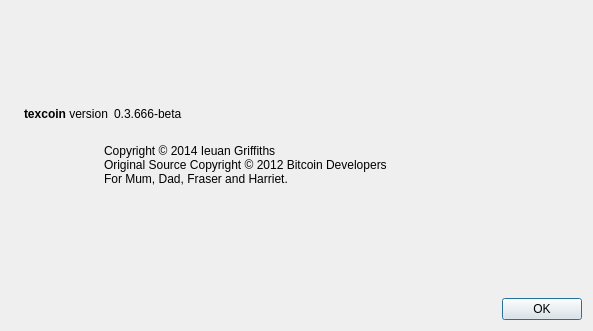
<?xml version="1.0" encoding="UTF-8"?>
<ui version="4.0">
 <class>AboutDialog</class>
 <widget class="QDialog" name="AboutDialog">
  <property name="geometry">
   <rect>
    <x>0</x>
    <y>0</y>
    <width>593</width>
    <height>331</height>
   </rect>
  </property>
  <property name="windowTitle">
   <string>About texcoin</string>
  </property>
  <layout class="QHBoxLayout" name="horizontalLayout_2">
   <item>
    <widget class="QLabel" name="label_4">
     <property name="sizePolicy">
      <sizepolicy hsizetype="Preferred" vsizetype="Ignored">
       <horstretch>0</horstretch>
       <verstretch>0</verstretch>
      </sizepolicy>
     </property>
     <property name="pixmap">
      <pixmap resource="../bitcoin.qrc">:/images/about</pixmap>
     </property>
    </widget>
   </item>
   <item>
    <layout class="QVBoxLayout" name="verticalLayout_2">
     <item>
      <spacer name="verticalSpacer_2">
       <property name="orientation">
        <enum>Qt::Vertical</enum>
       </property>
       <property name="sizeHint" stdset="0">
        <size>
         <width>20</width>
         <height>40</height>
        </size>
       </property>
      </spacer>
     </item>
     <item>
      <layout class="QHBoxLayout" name="horizontalLayout">
       <item>
        <widget class="QLabel" name="label">
         <property name="cursor">
          <cursorShape>IBeamCursor</cursorShape>
         </property>
         <property name="text">
          <string>&lt;b&gt;texcoin&lt;/b&gt; version</string>
         </property>
         <property name="textInteractionFlags">
          <set>Qt::LinksAccessibleByMouse|Qt::TextSelectableByKeyboard|Qt::TextSelectableByMouse</set>
         </property>
        </widget>
       </item>
       <item>
        <widget class="QLabel" name="versionLabel">
         <property name="cursor">
          <cursorShape>IBeamCursor</cursorShape>
         </property>
         <property name="text">
          <string notr="true">0.3.666-beta</string>
         </property>
         <property name="textFormat">
          <enum>Qt::RichText</enum>
         </property>
         <property name="textInteractionFlags">
          <set>Qt::LinksAccessibleByMouse|Qt::TextSelectableByKeyboard|Qt::TextSelectableByMouse</set>
         </property>
        </widget>
       </item>
       <item>
        <spacer name="horizontalSpacer">
         <property name="orientation">
          <enum>Qt::Horizontal</enum>
         </property>
         <property name="sizeHint" stdset="0">
          <size>
           <width>40</width>
           <height>20</height>
          </size>
         </property>
        </spacer>
       </item>
      </layout>
     </item>
     <item>
      <widget class="QLabel" name="label_2">
       <property name="cursor">
        <cursorShape>IBeamCursor</cursorShape>
       </property>
       <property name="text">
        <string>
	Copyright © 2014 Ieuan Griffiths
	Original Source Copyright © 2012 Bitcoin Developers
	For Mum, Dad, Fraser and Harriet.
        </string>
       </property>
       <property name="wordWrap">
        <bool>true</bool>
       </property>
       <property name="textInteractionFlags">
        <set>Qt::LinksAccessibleByMouse|Qt::TextSelectableByKeyboard|Qt::TextSelectableByMouse</set>
       </property>
      </widget>
     </item>
     <item>
      <spacer name="verticalSpacer">
       <property name="orientation">
        <enum>Qt::Vertical</enum>
       </property>
       <property name="sizeHint" stdset="0">
        <size>
         <width>20</width>
         <height>40</height>
        </size>
       </property>
      </spacer>
     </item>
     <item>
      <widget class="QDialogButtonBox" name="buttonBox">
       <property name="orientation">
        <enum>Qt::Horizontal</enum>
       </property>
       <property name="standardButtons">
        <set>QDialogButtonBox::Ok</set>
       </property>
      </widget>
     </item>
    </layout>
   </item>
  </layout>
 </widget>
 <resources>
  <include location="../bitcoin.qrc"/>
 </resources>
 <connections>
  <connection>
   <sender>buttonBox</sender>
   <signal>accepted()</signal>
   <receiver>AboutDialog</receiver>
   <slot>accept()</slot>
   <hints>
    <hint type="sourcelabel">
     <x>360</x>
     <y>308</y>
    </hint>
    <hint type="destinationlabel">
     <x>157</x>
     <y>274</y>
    </hint>
   </hints>
  </connection>
  <connection>
   <sender>buttonBox</sender>
   <signal>rejected()</signal>
   <receiver>AboutDialog</receiver>
   <slot>reject()</slot>
   <hints>
    <hint type="sourcelabel">
     <x>428</x>
     <y>308</y>
    </hint>
    <hint type="destinationlabel">
     <x>286</x>
     <y>274</y>
    </hint>
   </hints>
  </connection>
 </connections>
</ui>
